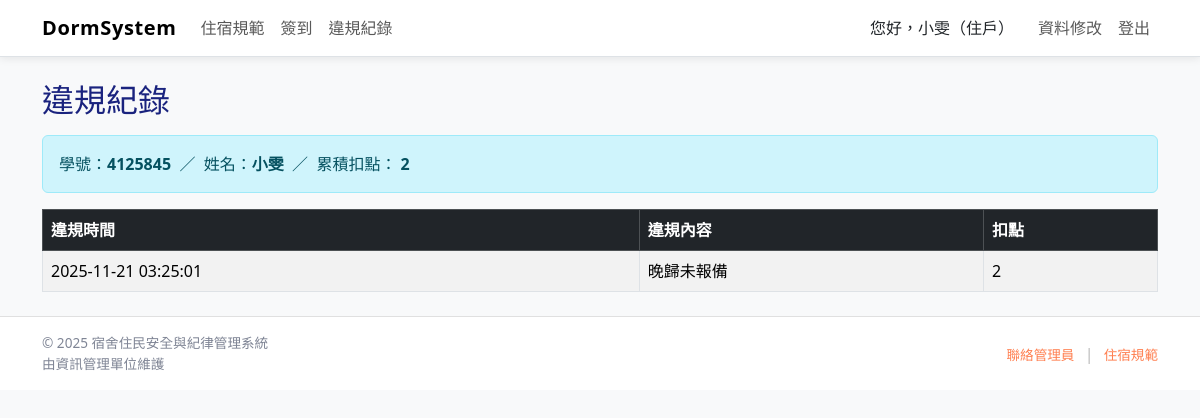
The page /violation/violation.php (signed in) on the database its author committed.
### tables this page shows
CREATE TABLE `violation` (
  `id` int(10) UNSIGNED NOT NULL COMMENT '違規紀錄編號',
  `household_id` int(10) UNSIGNED NOT NULL COMMENT 'FK → household.id',
  `StID` varchar(20) NOT NULL COMMENT '學號（快取）',
  `v_time` datetime NOT NULL DEFAULT current_timestamp() COMMENT '違規時間',
  `content` varchar(255) NOT NULL COMMENT '違規內容',
  `points` int(11) NOT NULL COMMENT '扣分'
);

### includes/auth.php (called while the page is built, shortened)
<?php
require_once __DIR__ . '/functions.php';
function current_user(): ?array {
    return $_SESSION['user'] ?? null;
}

### includes/functions.php (called while the page is built, shortened)
<?php
function h(string $s): string {
    return htmlspecialchars($s, ENT_QUOTES, 'UTF-8');
}

### violation/violation.php (the view, shortened to what this page needs)
<?php
require_once "../includes/auth.php";
require_once "../includes/db.php";
require_once "../includes/functions.php";
$me       = current_user();
$identity = $me['identity'] ?? '';
$account  = $me['account'] ?? '';
$myName   = $me['name'] ?? '';
$isStaff = in_array($identity, ['管理員', '舍監']);
$q = $_GET['q'] ?? '';
$targetStID = $_GET['stid'] ?? '';
$params = [];
$types  = '';
$where  = [];
if ($isStaff) {
    if ($targetStID !== '') {
        $where[]  = 'v.StID = ?';
        $params[] = $targetStID;
        $types   .= 's';
    }
    if ($q !== '') {
        $where[]  = '(v.StID LIKE ? OR u.name LIKE ? OR v.content LIKE ?)';
        $params[] = "%$q%";
        $params[] = "%$q%";
        $params[] = "%$q%";
        $types   .= 'sss';
    }
    $whereSQL = $where ? ('WHERE ' . implode(' AND ', $where)) : '';
    $sql = "
        SELECT
            v.*,
            u.name AS student_name,
            h.semester
        FROM violation v
        JOIN users u ON u.account = v.StID
        LEFT JOIN household h ON h.id = v.household_id
        $whereSQL
        ORDER BY v.v_time DESC
    ";
    $stmt = $conn->prepare($sql);
    if ($types !== '') {
        $stmt->bind_param($types, ...$params);
    }
} else {
    $sql = "
        SELECT *
        FROM violation
        WHERE StID = ?
        ORDER BY v_time DESC
    ";
    $stmt = $conn->prepare($sql);
    $stmt->bind_param("s", $account);
}
$stmt->execute();
$result = $stmt->get_result();
$sumTarget = (!$isStaff) ? $account : $targetStID;
$totalPoints = null;
if ($sumTarget !== '') {
    $sumStmt = $conn->prepare("
        SELECT COALESCE(SUM(points),0) AS total
        FROM violation
        WHERE StID = ?
    ");
    $sumStmt->bind_param("s", $sumTarget);
    $sumStmt->execute();
    $totalPoints = (int)$sumStmt->get_result()->fetch_assoc()['total'];
}
$WARNING_LIMIT = 10;
?>
<?php include "../includes/header.php"; ?>
<?php include "../includes/navbar.php"; ?>
<main class="container my-4">
    <div class="d-flex justify-content-between align-items-center mb-3">
        <h2 class="mb-0">違規紀錄</h2>
    </div>
    <?php if (!$isStaff): ?>
        <div class="alert <?= $totalPoints >= $WARNING_LIMIT ? 'alert-danger' : 'alert-info' ?>">
            學號：<strong><?= h($account) ?></strong>
            &nbsp;／&nbsp;
            姓名：<strong><?= h($myName) ?></strong>
            &nbsp;／&nbsp;
            累積扣點：
            <strong><?= (int)$totalPoints ?></strong>
        </div>
    <?php endif; ?>
    <table class="table table-bordered table-striped">
        <thead class="table-dark">
        <tr>
            <th>違規時間</th>
            <th>違規內容</th>
            <th>扣點</th>
        </tr>
        </thead>
        <tbody>
        <?php while ($r = $result->fetch_assoc()): ?>
            <tr>
                <td><?= h($r['v_time']) ?></td>
                <td><?= h($r['content']) ?></td>
                <td class="<?= $r['points'] >= 5 ? 'text-danger fw-bold' : '' ?>">
                    <?= h($r['points']) ?>
                </td>
            </tr>
            <?php endwhile; ?>
        </tbody>
    </table>
</main>
<?php include "../includes/footer.php"; ?>

### assets/CSS/main.css (style rules this page uses)
body { background-color: #f8f8f8; color: #1a237e; margin: 0; }
.page { padding-bottom: 40px; }

### rows shown on the page
violation: v_time "2025-11-21 03:25:01", content "晚歸未報備", points "2"

### other values the page prints
$me['name'] "小雯"
$roleText "住戶"
$account "4125845"
$myName "小雯"
$totalPoints "2"
